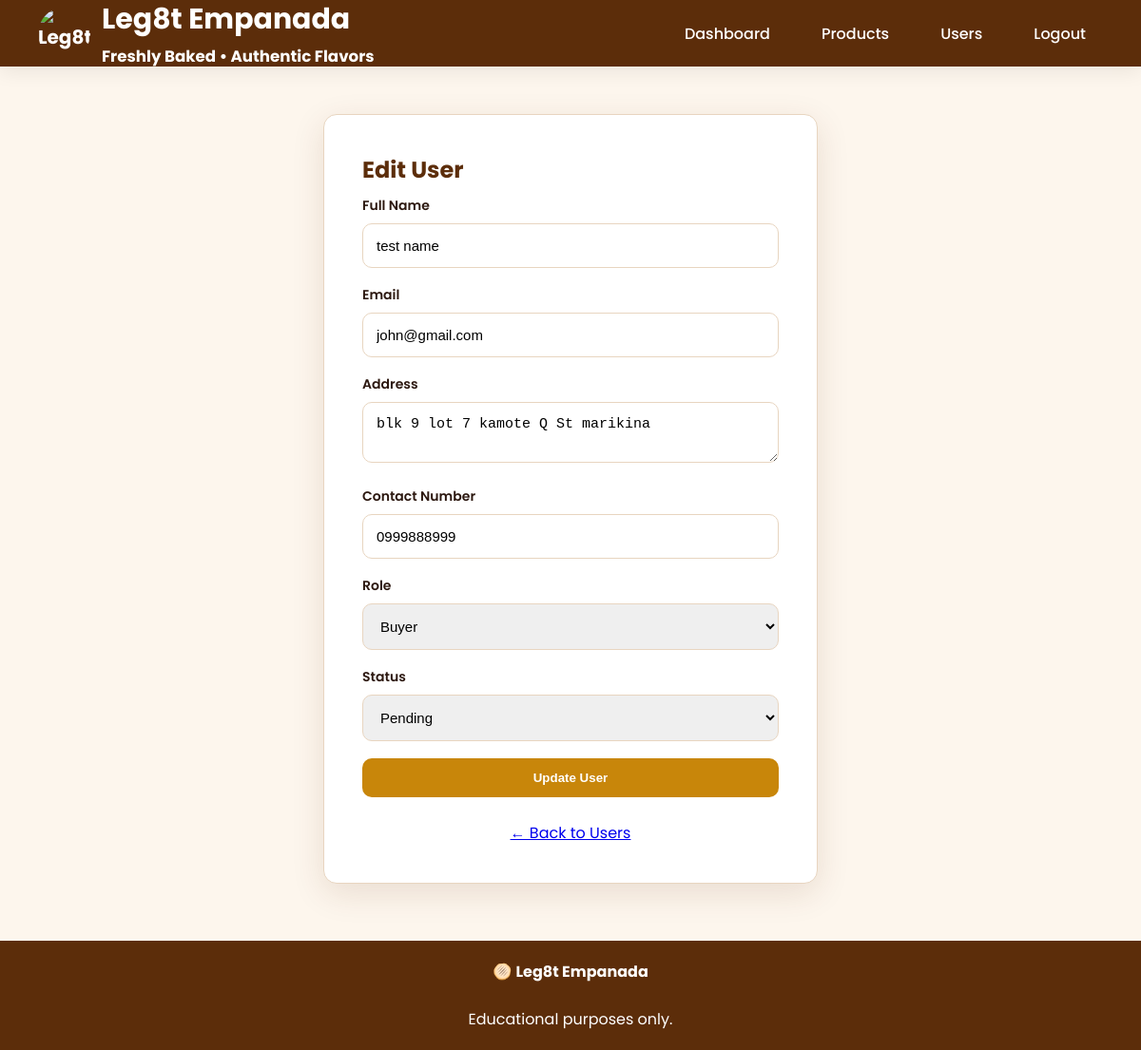
/admin/edit_user.php?id=2, run on the app's committed database.
### tables this page shows
CREATE TABLE `users` (
  `user_id` int(11) NOT NULL,
  `fullname` varchar(100) DEFAULT NULL,
  `email` varchar(100) DEFAULT NULL,
  `password` varchar(255) DEFAULT NULL,
  `address` text DEFAULT NULL,
  `contact` varchar(20) DEFAULT NULL,
  `role` varchar(20) DEFAULT 'buyer',
  `status` varchar(20) DEFAULT 'pending'
);

### admin/edit_user.php (the view, shortened to what this page needs)
<?php
include("../includes/db.php");
$id = $_GET['id'];
$result = mysqli_query(
    $conn,
    "SELECT *
     FROM users
     WHERE user_id='$id'"
);
$user = mysqli_fetch_assoc($result);
?>
<!DOCTYPE html>
<html>
<head>
    <link rel="stylesheet" href="../style.css">
</head>
<body>
    <nav>
        <div class="logo">
    <img
        src="images/logo.png"
        alt="Leg8t Empanada"
        class="logo-image"
    >
    <div class="logo-text">
        <h2>
            Leg8t Empanada
        </h2>
        <small>
            Freshly Baked • Authentic Flavors
        </small>
    </div>
</div>
        <ul>
            <li>
                <a href="dashboard.php">
                    Dashboard
                </a>
            </li>
            <li>
                <a href="products.php">
                    Products
                </a>
            </li>
            <li>
                <a href="users.php">
                    Users
                </a>
            </li>
            <li>
                <a href="../logout.php">
                    Logout
                </a>
            </li>
        </ul>
    </nav>
    <div class="container">
        <div class="form-card">
            <h2>
                Edit User
            </h2>
            <form method="POST">
                <div class="form-group">
                    <label>
                        Full Name
                    </label>
                    <input type="text" name="fullname" value="<?php echo $user['fullname']; ?>" required>
                </div>
                <div class="form-group">
                    <label>
                        Email
                    </label>
                    <input type="email" name="email" value="<?php echo $user['email']; ?>" required>
                </div>
                <div class="form-group">
                    <label>
                        Address
                    </label>
                    <textarea name="address" required><?php echo $user['address']; ?></textarea>
                </div>
                <div class="form-group">
                    <label>
                        Contact Number
                    </label>
                    <input type="text" name="contact" value="<?php echo $user['contact']; ?>" required>
                </div>
                <div class="form-group">
                    <label>
                        Role
                    </label>
                    <select name="role" required>
                        <option value="buyer" <?php if($user['role']=="buyer") echo "selected"; ?>>
                            Buyer
                        </option>
                    </select>
                </div>
                <div class="form-group">
                    <label>
                        Status
                    </label>
                    <select name="status" required>
                        <option value="pending" <?php if($user['status']=="pending") echo "selected"; ?>>
                            Pending
                        </option>
                    </select>
                </div>
                <button name="update" class="btn btn-primary" style="width:100%;">
                    Update User
                </button>
            </form>
            <br>
            <center>
                <a href="users.php">
                    ← Back to Users
                </a>
            </center>
        </div>
    </div>
    <footer>
        🫓
        <strong>
           Leg8t Empanada
        </strong>
        <br><br>
        Educational purposes only.
    </footer>
</body>
</html>

### style.css (style rules this page uses)
:root { --gold: #C8860A; --gold-light: #E6A21A; --gold-bg: #FFF8EC; --brown: #5C2D0A; --brown-light: #8B4513; --cream: #FDF6ED; --white: #FFFFFF; --text: #2C1810; --text2: #6B4C3B; --border: #E8D5C0; --success: #1B6B2F; --danger: #B42318; --radius: 14px; --shadow: 0 10px 35px rgba(92, 45, 10, .12); }
* { margin: 0; padding: 0; box-sizing: border-box; }
html { scroll-behavior: smooth; }
body { font-family: 'Poppins', sans-serif; background: var(--cream); color: var(--text); min-height: 100vh; }
nav { height: 70px; background: var(--brown); display: flex; justify-content: space-between; align-items: center; padding: 0 40px; position: sticky; top: 0; z-index: 999; box-shadow: 0 5px 20px rgba(0, 0, 0, .08); }
.logo { display: flex; align-items: center; gap: 12px; color: white; font-size: 24px; font-weight: 700; }
.logo { display:flex; align-items:center; gap:12px; font-weight:700; color:white; font-size:20px; }
.logo-image { width:55px; height:55px; object-fit:contain; border-radius:50%; }
nav ul { list-style: none; display: flex; gap: 18px; }
nav ul li a { color: white; text-decoration: none; padding: 10px 18px; border-radius: 8px; transition: .3s; font-weight: 500; }
.container { width: 92%; max-width: 1200px; margin: 40px auto; }
.btn { display: inline-block; padding: 13px 28px; border: none; border-radius: 10px; cursor: pointer; font-weight: 600; text-decoration: none; transition: .3s; }
.btn-primary { background: var(--gold); color: white; }
.form-card { width: 100%; max-width: 520px; margin: 50px auto; background: white; padding: 40px; border-radius: var(--radius); box-shadow: var(--shadow); border: 1px solid var(--border); }
.form-card h2 { margin-bottom: 10px; color: var(--brown); }
.form-group { margin-bottom: 18px; }
.form-group label { display: block; margin-bottom: 8px; font-size: 14px; font-weight: 600; }
.form-group input, .form-group textarea, .form-group select { width: 100%; padding: 14px; border: 1px solid var(--border); border-radius: 10px; font-size: 15px; outline: none; transition: .3s; }
footer { margin-top: 60px; background: var(--brown); color: white; text-align: center; padding: 20px; }

### data on the page
users: fullname "test name", email "john@gmail.com", address "blk 9 lot 7 kamote Q St marikina", contact "0999888999", role "Buyer", status "Pending"
